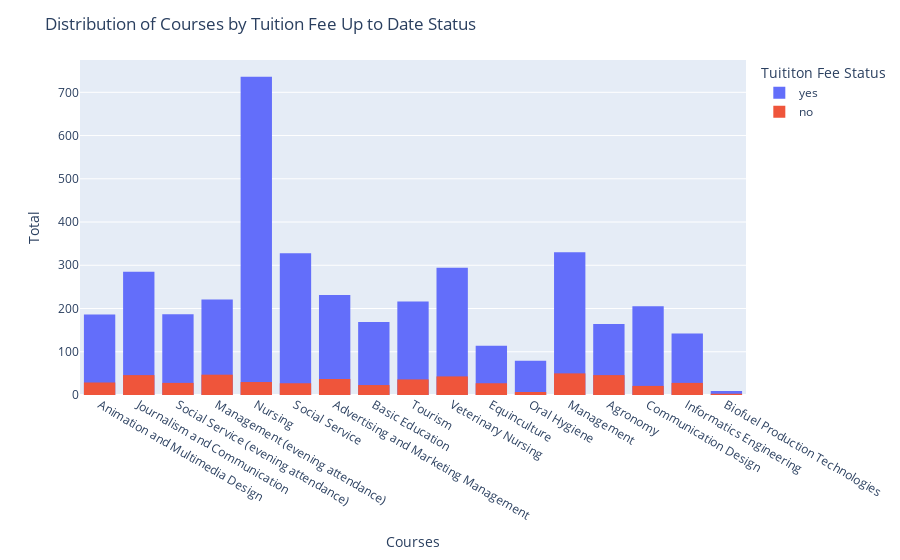

The code cell stored with this chart in its notebook:
### Code cell
# Analyse Tuition fees up to date status per Curse

import plotly.express as px

fig = px.histogram(data_copy, x="course", color="tuition_fees_up_to_date")

fig.update_layout(title="Distribution of Courses by Tuition Fee Up to Date Status")
fig.update_xaxes(title="Courses")
fig.update_yaxes(title="Total")
fig.update_legends(title='Tuititon Fee Status')
fig.update_layout(barmode='overlay')

fig.show()

### Figure 1 — Plotly figure (JSON) as saved in the notebook; plotly's stock layout.template omitted (floating-point values rounded to 4 significant figures; data arrays with more than 128 entries replaced by an {"elided": "..."} marker saying what was removed)
{"data": [{"alignmentgroup": "True", "bingroup": "x", "hovertemplate": "tuition_fees_up_to_date=yes<br>course=%{x}<br>count=%{y}<extra></extra>", "legendgroup": "yes", "marker": {"color": "#636efa", "pattern": {"shape": ""}}, "name": "yes", "offsetgroup": "yes", "orientation": "v", "showlegend": true, "type": "histogram", "x": {"elided": "3896 str values"}, "xaxis": "x", "yaxis": "y"}, {"alignmentgroup": "True", "bingroup": "x", "hovertemplate": "tuition_fees_up_to_date=no<br>course=%{x}<br>count=%{y}<extra></extra>", "legendgroup": "no", "marker": {"color": "#EF553B", "pattern": {"shape": ""}}, "name": "no", "offsetgroup": "no", "orientation": "v", "showlegend": true, "type": "histogram", "x": {"elided": "528 str values"}, "xaxis": "x", "yaxis": "y"}], "layout": {"barmode": "overlay", "legend": {"title": {"text": "Tuititon Fee Status"}, "tracegroupgap": 0}, "margin": {"t": 60}, "title": {"text": "Distribution of Courses by Tuition Fee Up to Date Status"}, "xaxis": {"anchor": "y", "domain": [0, 1], "title": {"text": "Courses"}}, "yaxis": {"anchor": "x", "domain": [0, 1], "title": {"text": "Total"}}}}
